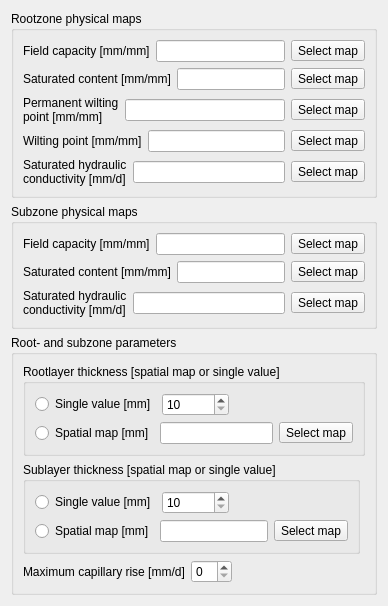
     <widget class="QWidget" name="soilsTab">
      <attribute name="title">
       <string>Soils</string>
      </attribute>
      <layout class="QFormLayout" name="formLayout_3">
       <property name="fieldGrowthPolicy">
        <enum>QFormLayout::AllNonFixedFieldsGrow</enum>
       </property>
       <item row="0" column="0">
        <widget class="QGroupBox" name="groupBox_3">
         <property name="title">
          <string>Rootzone physical maps</string>
         </property>
         <layout class="QVBoxLayout" name="verticalLayout_14">
          <item>
           <layout class="QHBoxLayout" name="horizontalLayout_36">
            <item>
             <widget class="QLabel" name="rootFieldCapMapLabel">
              <property name="text">
               <string>Field capacity [mm/mm]</string>
              </property>
             </widget>
            </item>
            <item>
             <widget class="QLineEdit" name="rootFieldCapLineEdit">
              <property name="readOnly">
               <bool>true</bool>
              </property>
             </widget>
            </item>
            <item>
             <widget class="QToolButton" name="selectRootFieldCapMapButton">
              <property name="text">
               <string>Select map</string>
              </property>
             </widget>
            </item>
           </layout>
          </item>
          <item>
           <layout class="QHBoxLayout" name="horizontalLayout_37">
            <item>
             <widget class="QLabel" name="rootSatMapLabel">
              <property name="text">
               <string>Saturated content [mm/mm]</string>
              </property>
             </widget>
            </item>
            <item>
             <widget class="QLineEdit" name="rootSatLineEdit">
              <property name="readOnly">
               <bool>true</bool>
              </property>
             </widget>
            </item>
            <item>
             <widget class="QToolButton" name="selectRootSatMapButton">
              <property name="text">
               <string>Select map</string>
              </property>
             </widget>
            </item>
           </layout>
          </item>
          <item>
           <layout class="QHBoxLayout" name="horizontalLayout_39">
            <item>
             <widget class="QLabel" name="rootPermWiltMapLabel">
              <property name="text">
               <string>Permanent wilting
point [mm/mm]</string>
              </property>
             </widget>
            </item>
            <item>
             <widget class="QLineEdit" name="rootPermWiltLineEdit">
              <property name="readOnly">
               <bool>true</bool>
              </property>
             </widget>
            </item>
            <item>
             <widget class="QToolButton" name="selectRootPermWiltMapButton">
              <property name="text">
               <string>Select map</string>
              </property>
             </widget>
            </item>
           </layout>
          </item>
          <item>
           <layout class="QHBoxLayout" name="horizontalLayout_40">
            <item>
             <widget class="QLabel" name="rootWiltMapLabel">
              <property name="text">
               <string>Wilting point [mm/mm]</string>
              </property>
             </widget>
            </item>
            <item>
             <widget class="QLineEdit" name="rootWiltLineEdit">
              <property name="readOnly">
               <bool>true</bool>
              </property>
             </widget>
            </item>
            <item>
             <widget class="QToolButton" name="selectRootWiltMapButton">
              <property name="text">
               <string>Select map</string>
              </property>
             </widget>
            </item>
           </layout>
          </item>
          <item>
           <layout class="QHBoxLayout" name="horizontalLayout_41">
            <item>
             <widget class="QLabel" name="rootSatCondMapLabel">
              <property name="text">
               <string>Saturated hydraulic
conductivity [mm/d]</string>
              </property>
             </widget>
            </item>
            <item>
             <widget class="QLineEdit" name="rootSatCondLineEdit">
              <property name="readOnly">
               <bool>true</bool>
              </property>
             </widget>
            </item>
            <item>
             <widget class="QToolButton" name="selectRootSatCondMapButton">
              <property name="text">
               <string>Select map</string>
              </property>
             </widget>
            </item>
           </layout>
          </item>
         </layout>
        </widget>
       </item>
       <item row="2" column="0" colspan="2">
        <widget class="QGroupBox" name="groupBox_5">
         <property name="title">
          <string>Root- and subzone parameters</string>
         </property>
         <layout class="QFormLayout" name="formLayout_5">
          <property name="fieldGrowthPolicy">
           <enum>QFormLayout::AllNonFixedFieldsGrow</enum>
          </property>
          <item row="0" column="0" colspan="2">
           <layout class="QHBoxLayout" name="horizontalLayout_45">
            <item>
             <widget class="QGroupBox" name="groupBox_6">
              <property name="title">
               <string>Rootlayer thickness [spatial map or single value]</string>
              </property>
              <layout class="QFormLayout" name="formLayout_6">
               <item row="0" column="0">
                <layout class="QHBoxLayout" name="horizontalLayout_46">
                 <item>
                  <widget class="QRadioButton" name="rootDepthSingleRadioButton">
                   <property name="text">
                    <string>Single value [mm]</string>
                   </property>
                   <property name="checked">
                    <bool>false</bool>
                   </property>
                  </widget>
                 </item>
                 <item>
                  <widget class="QSpinBox" name="rootDepthSpinBox">
                   <property name="minimum">
                    <number>10</number>
                   </property>
                   <property name="maximum">
                    <number>1000000000</number>
                   </property>
                  </widget>
                 </item>
                </layout>
               </item>
               <item row="1" column="0" colspan="2">
                <layout class="QHBoxLayout" name="horizontalLayout_47">
                 <item>
                  <widget class="QRadioButton" name="rootDepthMapRadioButton">
                   <property name="text">
                    <string>Spatial map [mm]</string>
                   </property>
                  </widget>
                 </item>
                 <item>
                  <widget class="QLineEdit" name="rootDepthLineEdit">
                   <property name="readOnly">
                    <bool>true</bool>
                   </property>
                  </widget>
                 </item>
                 <item>
                  <widget class="QToolButton" name="selectRootDepthMapButton">
                   <property name="text">
                    <string>Select map</string>
                   </property>
                  </widget>
                 </item>
                </layout>
               </item>
              </layout>
             </widget>
            </item>
           </layout>
          </item>
          <item row="2" column="0">
           <layout class="QHBoxLayout" name="horizontalLayout_50">
            <item>
             <widget class="QLabel" name="maxCapRiseLabel">
              <property name="text">
               <string>Maximum capillary rise [mm/d]</string>
              </property>
             </widget>
            </item>
            <item>
             <widget class="QSpinBox" name="maxCapRiseSpinBox"/>
            </item>
           </layout>
          </item>
          <item row="1" column="0">
           <widget class="QGroupBox" name="groupBox_7">
            <property name="title">
             <string>Sublayer thickness [spatial map or single value]</string>
            </property>
            <layout class="QFormLayout" name="formLayout_7">
             <item row="0" column="0">
              <layout class="QHBoxLayout" name="horizontalLayout_48">
               <item>
                <widget class="QRadioButton" name="subDepthSingleRadioButton">
                 <property name="text">
                  <string>Single value [mm]</string>
                 </property>
                 <property name="checked">
                  <bool>false</bool>
                 </property>
                </widget>
               </item>
               <item>
                <widget class="QSpinBox" name="subDepthSpinBox">
                 <property name="minimum">
                  <number>10</number>
                 </property>
                 <property name="maximum">
                  <number>1000000000</number>
                 </property>
                </widget>
               </item>
              </layout>
             </item>
             <item row="1" column="0" colspan="2">
              <layout class="QHBoxLayout" name="horizontalLayout_49">
               <item>
                <widget class="QRadioButton" name="subDepthMapRadioButton">
                 <property name="text">
                  <string>Spatial map [mm]</string>
                 </property>
                </widget>
               </item>
               <item>
                <widget class="QLineEdit" name="subDepthLineEdit">
                 <property name="readOnly">
                  <bool>true</bool>
                 </property>
                </widget>
               </item>
               <item>
                <widget class="QToolButton" name="selectSubDepthMapButton">
                 <property name="text">
                  <string>Select map</string>
                 </property>
                </widget>
               </item>
              </layout>
             </item>
            </layout>
           </widget>
          </item>
         </layout>
        </widget>
       </item>
       <item row="1" column="0">
        <widget class="QGroupBox" name="groupBox_4">
         <property name="title">
          <string>Subzone physical maps</string>
         </property>
         <layout class="QVBoxLayout" name="verticalLayout_15">
          <item>
           <layout class="QHBoxLayout" name="horizontalLayout_42">
            <item>
             <widget class="QLabel" name="subFieldCapMapLabel">
              <property name="text">
               <string>Field capacity [mm/mm]</string>
              </property>
             </widget>
            </item>
            <item>
             <widget class="QLineEdit" name="subFieldCapLineEdit">
              <property name="readOnly">
               <bool>true</bool>
              </property>
             </widget>
            </item>
            <item>
             <widget class="QToolButton" name="selectSubFieldCapMapButton">
              <property name="text">
               <string>Select map</string>
              </property>
             </widget>
            </item>
           </layout>
          </item>
          <item>
           <layout class="QHBoxLayout" name="horizontalLayout_43">
            <item>
             <widget class="QLabel" name="subSatMapLabel">
              <property name="text">
               <string>Saturated content [mm/mm]</string>
              </property>
             </widget>
            </item>
            <item>
             <widget class="QLineEdit" name="subSatLineEdit">
              <property name="readOnly">
               <bool>true</bool>
              </property>
             </widget>
            </item>
            <item>
             <widget class="QToolButton" name="selectSubSatMapButton">
              <property name="text">
               <string>Select map</string>
              </property>
             </widget>
            </item>
           </layout>
          </item>
          <item>
           <layout class="QHBoxLayout" name="horizontalLayout_44">
            <item>
             <widget class="QLabel" name="subSatCondMapLabel">
              <property name="text">
               <string>Saturated hydraulic
conductivity [mm/d]</string>
              </property>
             </widget>
            </item>
            <item>
             <widget class="QLineEdit" name="subSatCondLineEdit">
              <property name="readOnly">
               <bool>true</bool>
              </property>
             </widget>
            </item>
            <item>
             <widget class="QToolButton" name="selectSubSatCondMapButton">
              <property name="text">
               <string>Select map</string>
              </property>
             </widget>
            </item>
           </layout>
          </item>
         </layout>
        </widget>
       </item>
      </layout>
     </widget>
